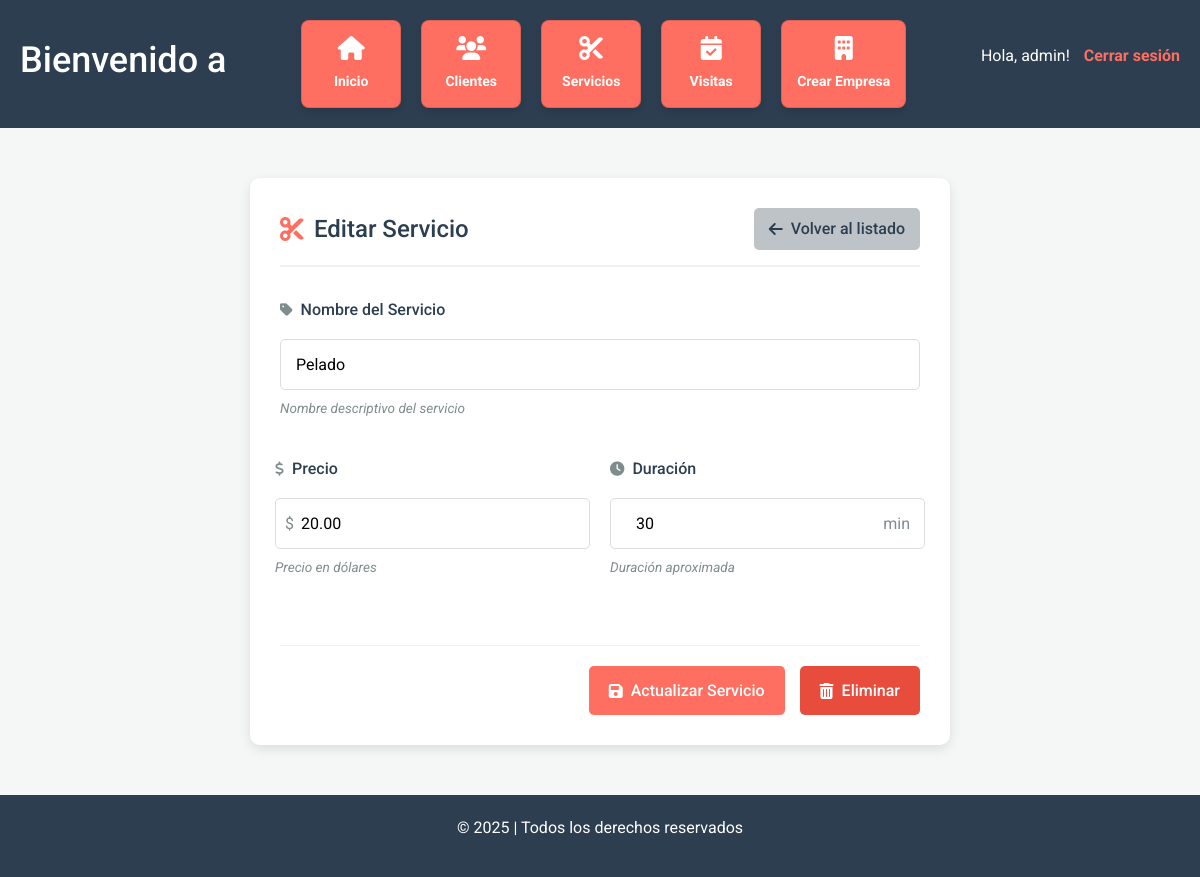
The app's page /servicio/1/editar/ (signed in), older data.
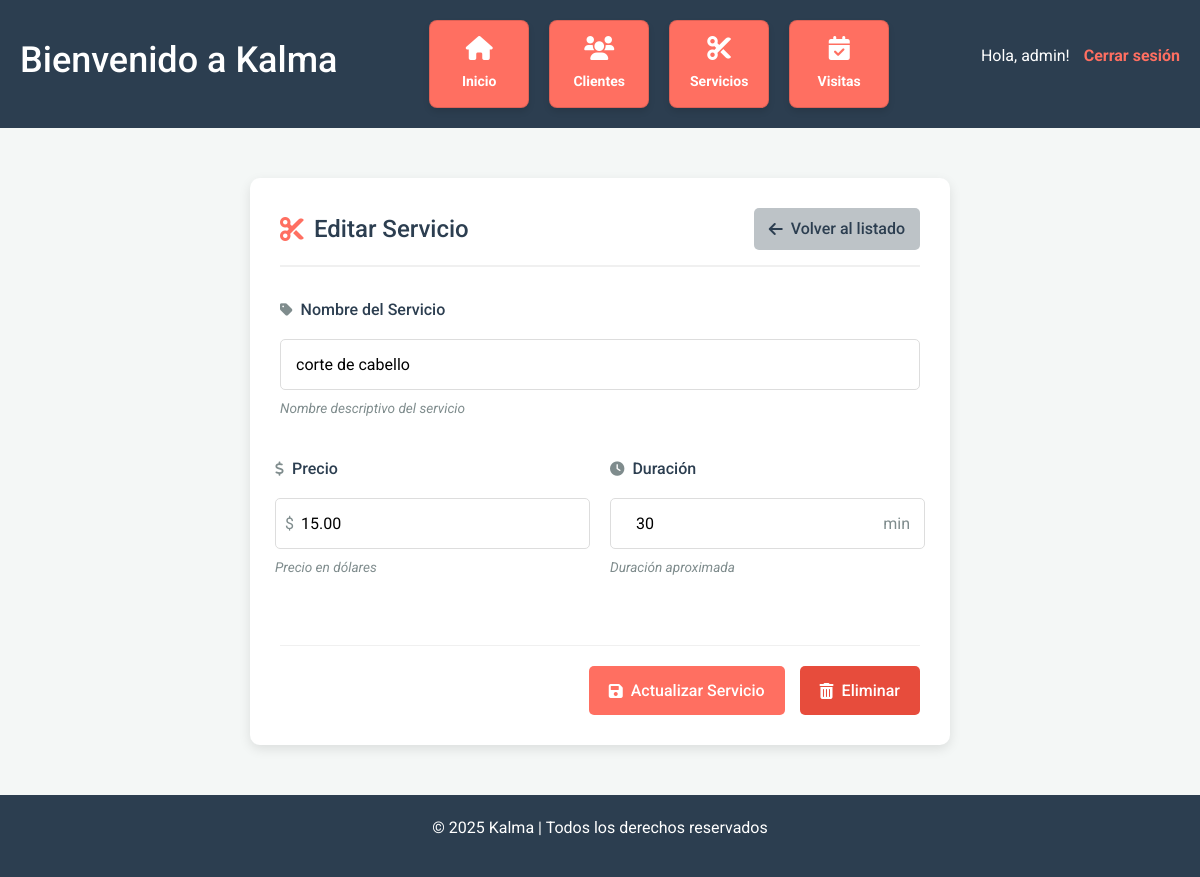
The same page, newer data.
### gestion/models.py (models this page shows, shortened)
class Servicio(models.Model):
    empresa = models.ForeignKey(Empresa, on_delete=models.CASCADE, related_name="servicios", null=True, blank=True)
    nombre = models.CharField(max_length=100)
    precio = models.DecimalField(max_digits=6, decimal_places=2)
    duracion_min = models.IntegerField()

class Empresa(models.Model):
    usuario = models.OneToOneField(User, on_delete=models.CASCADE, related_name="empresa")
    nombre = models.CharField(max_length=100)
    direccion = models.TextField(blank=True)
    telefono = models.CharField(max_length=20, blank=True)
    email = models.EmailField(blank=True)

### gestion/views.py (the view)
# urls.py: path('servicio/<int:id>/editar/', views.editar_servicio, name='editar_servicio'),
@login_required
def editar_servicio(request, id):
    servicio = get_object_or_404(Servicio, id=id)
    if request.method == 'POST':
        form = ServicioForm(request.POST, instance=servicio)
        if form.is_valid():
            form.save()
            return redirect('servicios')
    else:
        form = ServicioForm(instance=servicio)
    return render(request, 'form_servicio.html', {'form': form, 'servicio': servicio})

### gestion/forms.py
class ServicioForm(forms.ModelForm):
    class Meta:
        model = Servicio
        fields = ['nombre', 'precio', 'duracion_min']

### gestion/context_processors.py (called while the page is built)
def user_has_empresa(request):
    return {
        'user_has_empresa': request.user.is_authenticated and Empresa.objects.filter(usuario=request.user).exists()
    }

def empresa(request):
    if request.user.is_authenticated:
        empresa = Empresa.objects.filter(usuario=request.user).first()
    else:
        empresa = None
    return {
        'empresa': empresa
    }

### gestion/templates/form_servicio.html (shortened to what this page needs)
{% extends 'base.html' %}
{% block content %}
{% load static %}
<link rel="stylesheet" href="{% static 'css/custom.css' %}">
<div class="form-container">
    <div class="form-header">
        <h2><i class="fas fa-cut"></i> {% if servicio %}Editar{% else %}Crear{% endif %} Servicio</h2>
        <a href="{% url 'servicios' %}" class="btn-back">
            <i class="fas fa-arrow-left"></i> Volver al listado
        </a>
    </div>
    <form method="post" class="content-form">
        <div class="form-group">
            <label for="nombre">
                <i class="fas fa-tag"></i> Nombre del Servicio
            </label>
            <input type="text" id="nombre" name="nombre" value="{{ servicio.nombre|default:'' }}"
                placeholder="Ej: Corte de cabello" required maxlength="100">
            <small class="form-hint">Nombre descriptivo del servicio</small>
        </div>
        <div class="form-row">
            <div class="form-group">
                <label for="precio">
                    <i class="fas fa-dollar-sign"></i> Precio
                </label>
                <div class="input-with-symbol">
                    <span class="symbol">$</span>
                    <input type="number" id="precio" name="precio" value="{{ servicio.precio|default:'' }}" step="0.01"
                        min="0" max="9999" placeholder="0.00" required>
                </div>
                <small class="form-hint">Precio en dólares</small>
            </div>
            <div class="form-group">
                <label for="duracion_min">
                    <i class="fas fa-clock"></i> Duración
                </label>
                <div class="input-with-symbol">
                    <input type="number" id="duracion_min" name="duracion_min"
                        value="{{ servicio.duracion_min|default:'30' }}" min="5" max="240" required>
                    <span class="symbol">min</span>
                </div>
                <small class="form-hint">Duración aproximada</small>
            </div>
        </div>
        <div class="form-actions">
            <button type="submit" class="btn-save">
                <i class="fas fa-save"></i> {% if servicio %}Actualizar{% else %}Crear{% endif %} Servicio
            </button>
            {% if servicio %}
            <a href="{% url 'eliminar_servicio' servicio.id %}" class="btn-delete">
                <i class="fas fa-trash-alt"></i> Eliminar
            </a>
            {% endif %}
        </div>
    </form>
</div>
{% endblock %}

### gestion/templates/base.html (shortened to what this page needs)
<!DOCTYPE html>
<html lang="es">
<head>
    <link rel="stylesheet" href="https://cdnjs.cloudflare.com/ajax/libs/font-awesome/6.0.0-beta3/css/all.min.css">
    <link rel="stylesheet" href="https://cdn.jsdelivr.net/npm/bootstrap@4.3.1/dist/css/bootstrap.min.css"
>
</head>
<body>
    <header>
        <h1>Bienvenido a {{empresa.nombre}}</h1>
        {% if request.user.is_authenticated %}
        <div class="nav-links">
            <div class="card">
                <i class="fas fa-home"></i>
                <p><a href="{% url 'index' %}">Inicio</a></p>
            </div>
            <div class="card">
                <i class="fas fa-users"></i>
                <p><a href="{% url 'clientes' %}">Clientes</a></p>
            </div>
            <div class="card">
                <i class="fas fa-cut"></i>
                <p><a href="{% url 'servicios' %}">Servicios</a></p>
            </div>
            <div class="card">
                <i class="fas fa-calendar-check"></i>
                <p><a href="{% url 'visitas' %}">Visitas</a></p>
            </div>
            {% if not user_has_empresa %}
            <div class="card">
                <i class="fas fa-building"></i>
                <p><a href="{% url 'crear_empresa' %}">Crear Empresa</a></p>
            </div>
            {% endif %}
        </div>
        <div class="auth-info">
            <p>Hola, {{ request.user.username }}! <a href="{% url 'logout' %}">Cerrar sesión</a></p>
        </div>
        {% else %}
        <div class="auth-info">
            <p><a href="{% url 'login' %}">Iniciar sesión</a></p>
        </div>
        {% endif %}
    </header>
    <div class="container">
        {% block content %}{% endblock %}
    </div>
    <footer>
        <p>&copy; 2025 {{empresa.nombre}} | Todos los derechos reservados</p>
    </footer>
</body>
</html>

Row changes from the older to the newer data that the page shows:
added Empresa: nombre "Kalma"
changed Servicio: nombre "Pelado" → "corte de cabello"; precio "20.00" → "15.00"
Text that changed along with them:
text no longer shown: "Crear Empresa"
